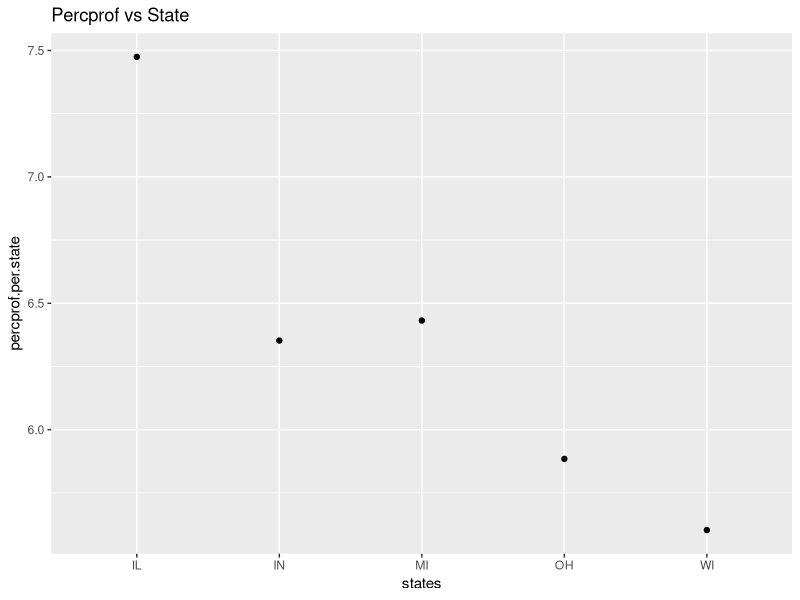
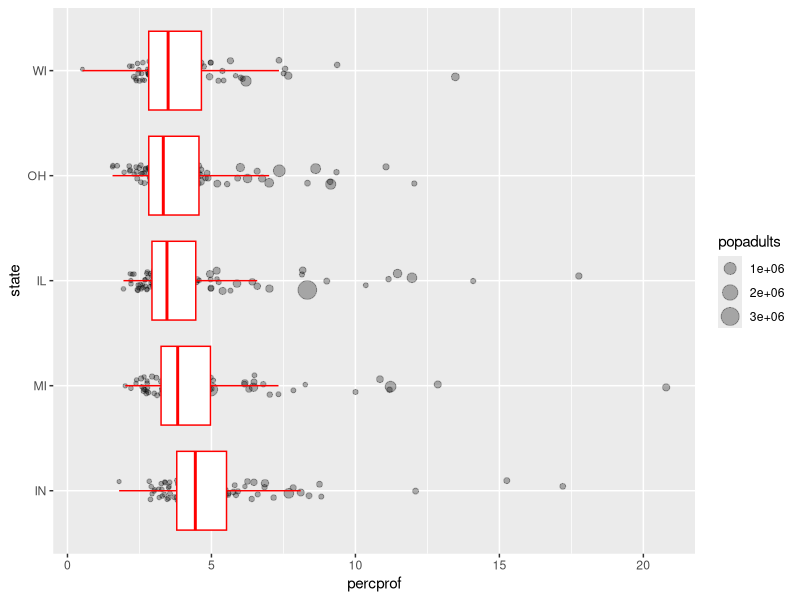
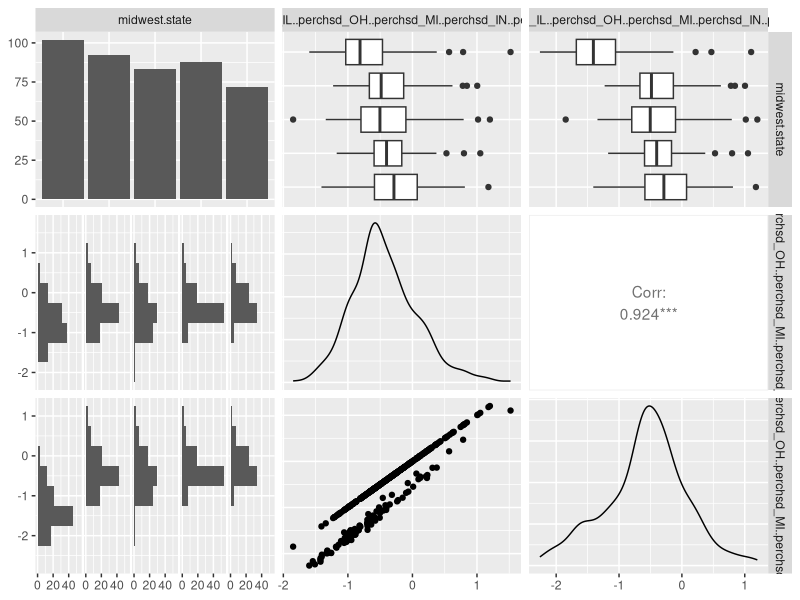
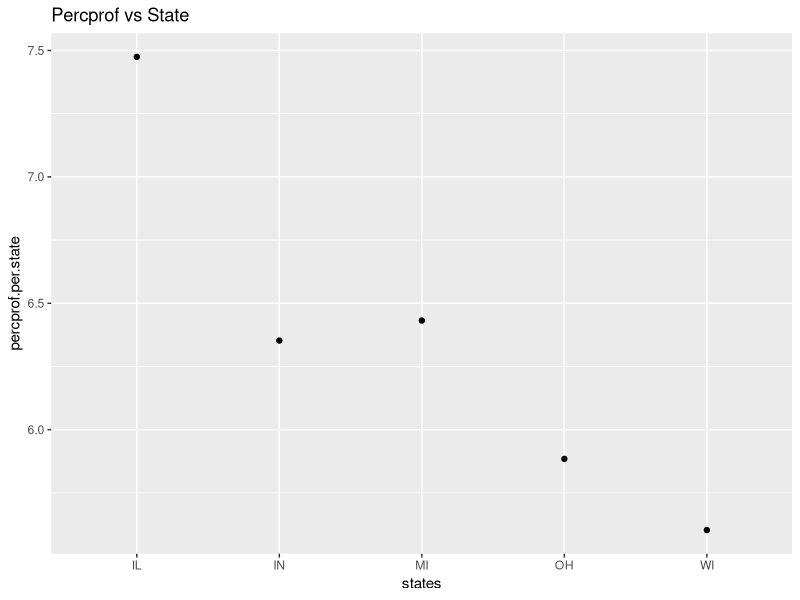
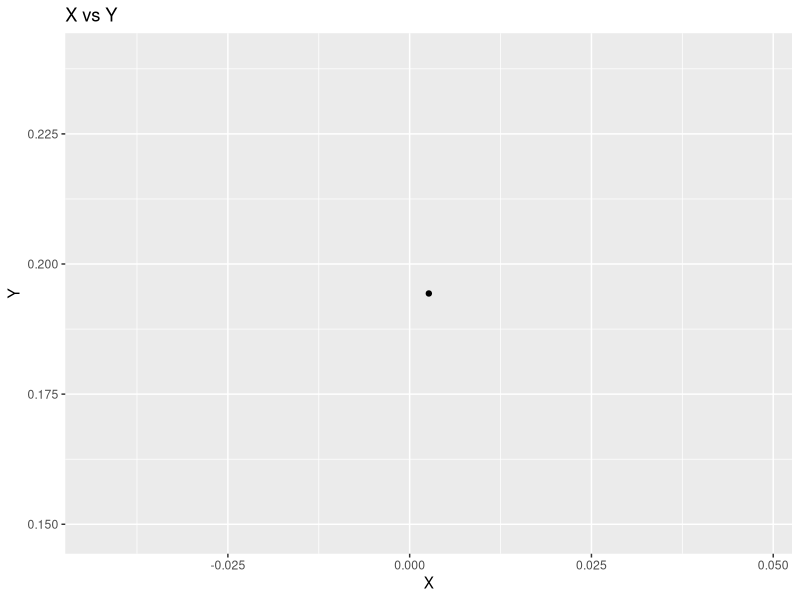
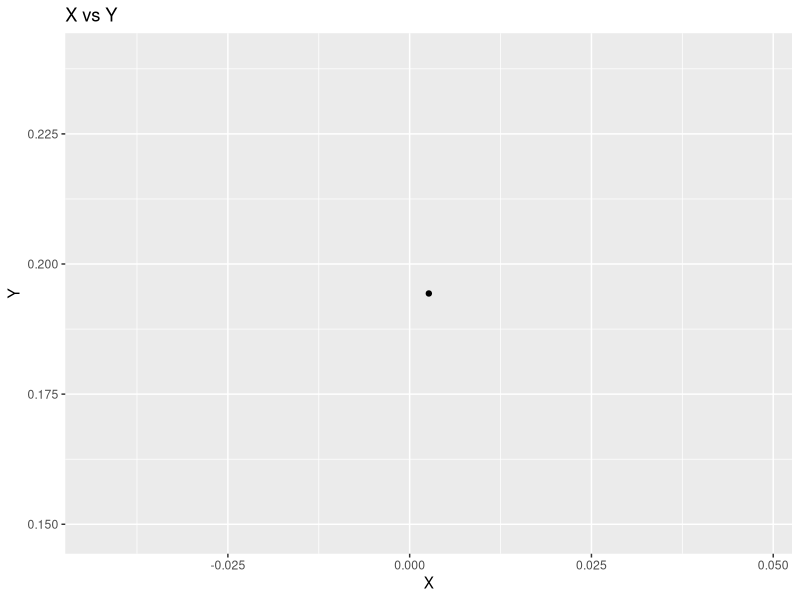
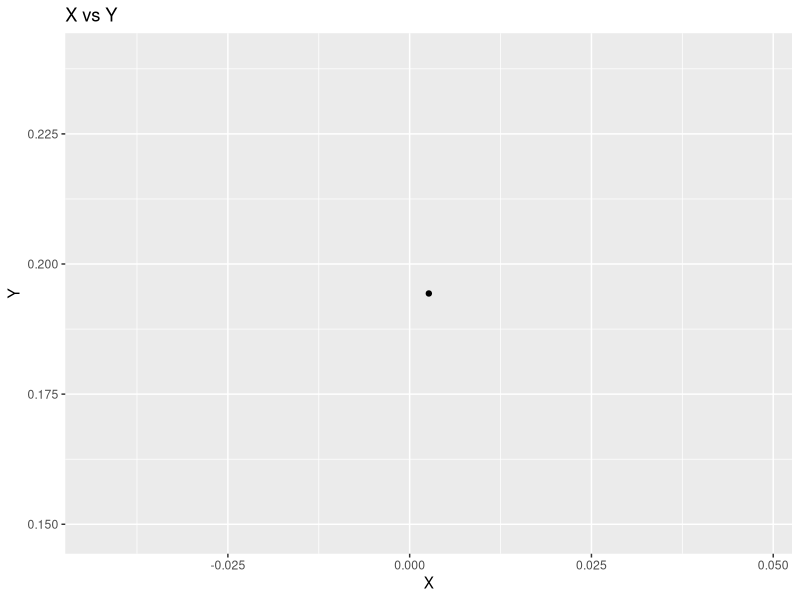
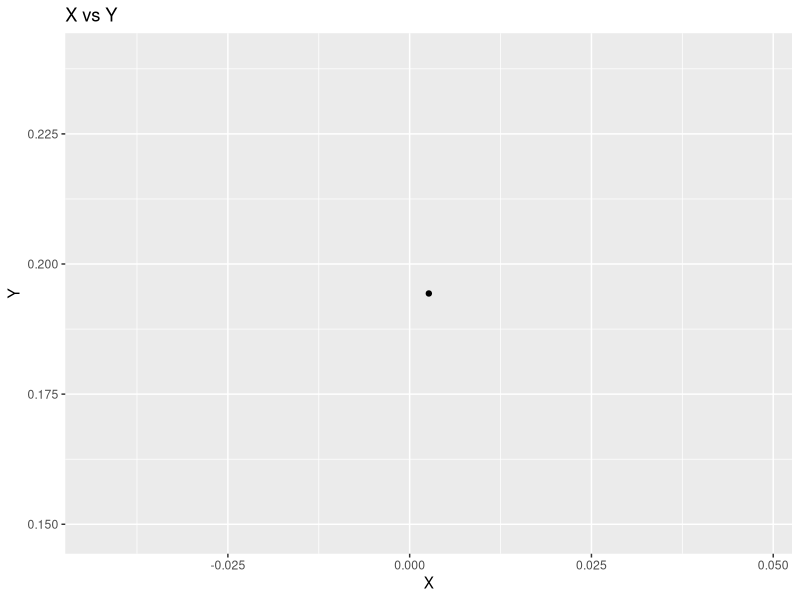

The R script that drew these images, in order: (Note: this script raises an error after producing the figures.)
library(ggplot2)
data(midwest)
library(GGally)

# Handling datas ------------------------------------------------

names(midwest)
summary(midwest)

# Relationship description between states and percentage of employments --------------------


ILLINOIS = subset(midwest, midwest$state == 'IL')
OHIO = subset(midwest, midwest$state == 'OH')
MICHIGAN = subset(midwest, midwest$state == 'MI')
INDIANA = subset(midwest, midwest$state == 'IN')
WISCONSIN = subset(midwest, midwest$state == 'WI')


perctotprof_IL = ILLINOIS$percprof * ILLINOIS$popadults/(sum(ILLINOIS$popadults))
perctotprof_OH = OHIO$percprof * OHIO$popadults/(sum(OHIO$popadults))
perctotprof_MI = MICHIGAN$percprof * MICHIGAN$popadults/(sum(MICHIGAN$popadults))
perctotprof_IN = INDIANA$percprof * INDIANA$popadults/(sum(INDIANA$popadults))
perctotprof_WI = WISCONSIN$percprof * WISCONSIN$popadults/(sum(WISCONSIN$popadults))

perctotprof_IL_1 = sum(ILLINOIS$percprof * ILLINOIS$popadults)/(sum(ILLINOIS$popadults))
perctotprof_OH_1 = sum(OHIO$percprof * OHIO$popadults)/(sum(OHIO$popadults))
perctotprof_MI_1 = sum(MICHIGAN$percprof * MICHIGAN$popadults)/(sum(MICHIGAN$popadults))
perctotprof_IN_1 = sum(INDIANA$percprof * INDIANA$popadults)/(sum(INDIANA$popadults))
perctotprof_WI_1 = sum(WISCONSIN$percprof * WISCONSIN$popadults)/(sum(WISCONSIN$popadults))

a = c('IL','OH','MI','IN','WI')
arr = c(perctotprof_IL_1,perctotprof_OH_1,perctotprof_MI_1,perctotprof_IN_1,perctotprof_WI_1)
dataframe = data.frame(states = a,percprof.per.state = arr)

qplot(x = states,
      y = percprof.per.state,
      data = dataframe,
      main = "Percprof vs State",)
ggsave('plot_question1.png',width = 5,height = 5,path = "/Users/jacquelineroudes/Documents/GTL_courses/Data_Visual_Analytics/Assignments/Homework2")



pertotprof_IL.median = median(perctotprof_IL)
pertotprof_OH.median = median(perctotprof_OH)
pertotprof_MI.median = median(perctotprof_MI)
pertotprof_IN.median = median(perctotprof_IN)
pertotprof_WI.median = median(perctotprof_WI)


list1 = rep(c('IL'),times = dim(ILLINOIS)[1])
d1 = data.frame(x=list1,y=c(ILLINOIS$percprof,ILLINOIS$popadults))


list2 = rep(c('OH'),times = dim(OHIO)[1])
d2 = data.frame(x=list2,y=c(OHIO$percprof,OHIO$popadults))


list3 = rep(c('MI'),times = dim(MICHIGAN)[1])
d3 = data.frame(x=list3,y=c(MICHIGAN$percprof,MICHIGAN$popadults))


list4 = rep(c('IN'),times =dim(INDIANA)[1])
d4 = data.frame(x=list4,y=c(INDIANA$percprof,INDIANA$popadults))


list5 = rep(c('WI'),times = dim(WISCONSIN)[1])
d5 = data.frame(x=list5,y=c(WISCONSIN$percprof,WISCONSIN$popadults))

data <- rbind(d1,d2,d3,d4,d5)

p <- ggplot(midwest, aes(reorder(state, -percprof, mean), percprof))
p1 <- p + geom_point(position = position_jitter(width = 0.1),aes(size=popadults), alpha = 0.3)
p1 + geom_boxplot(outlier.colour = NA, color = 'red') +
  coord_flip() +
  scale_x_discrete("state")

# Relationship description between states, percentage of people with a high school diploma and the percentage of college educated population--------------------

perchsd_IL = log10(ILLINOIS$perchsd * ILLINOIS$popadults/(sum(ILLINOIS$popadults)))
perchsd_OH = log10(OHIO$perchsd * OHIO$popadults/(sum(OHIO$popadults)))
perchsd_MI = log10(MICHIGAN$perchsd * MICHIGAN$popadults/(sum(MICHIGAN$popadults)))
perchsd_IN = log10(INDIANA$perchsd * INDIANA$popadults/(sum(INDIANA$popadults)))
perchsd_WI = log10(WISCONSIN$perchsd * WISCONSIN$popadults/(sum(WISCONSIN$popadults)))

percollege_IL = log10(ILLINOIS$percollege * ILLINOIS$popadults/(sum(ILLINOIS$popadults)))
percollege_OH = log10(OHIO$percollege * OHIO$popadults/(sum(OHIO$popadults)))
percollege_MI = log10(MICHIGAN$percollege * MICHIGAN$popadults/(sum(MICHIGAN$popadults)))
percollege_IN = log10(INDIANA$percollege * INDIANA$popadults/(sum(INDIANA$popadults)))
percollege_WI = log10(WISCONSIN$percollege * WISCONSIN$popadults/(sum(WISCONSIN$popadults)))

data2 = data.frame(midwest$state,c(perchsd_IL,perchsd_OH,perchsd_MI,perchsd_IN,perchsd_WI),
                   c(percollege_IL,perchsd_OH,perchsd_MI,perchsd_IN,perchsd_WI))
ggpairs(data2, 1:3, lower = list(combo = wrap("facethist", binwidth = 0.5)))


# Random Scatterplot-----------------------------------------------------------------

pdf = c()
ps = c()
png = c()
jpg = c()
N = 100000
for (i in seq(1,N, by = 500)){
  X = runif(i, min = 0, max = 1)
  Y = runif(i, min = 0, max = 1)
  qplot(x = X,
        y = Y,
        main = "X vs Y")
  ggsave("last_plot.ps",width = 5,height = 5)
  s_ps = file.info('last_plot.ps')
  ps = c(ps,s_ps[1])
  ggsave("last_plot.png",width = 5,height = 5)
  s_png = file.info('last_plot.png')
  png = c(png,s_png[1])
  ggsave("last_plot.pdf",width = 5,height = 5)
  s_pdf = file.info('last_plot.pdf')
  pdf = c(pdf,s_pdf[1])
  ggsave("last_plot.jpeg",width = 5,height = 5)
  s_jpeg = file.info('last_plot.jpeg')
  jpg = c(jpg,s_jpeg[1])
}

# Plot -------------------------------

x_grid = seq(1,N, by = 500)
R = stack(list('format = ps' = ps,
               'format = png' = png,
               'format = pdf' = pdf,
               'format = jpeg' = jpg))
names(R) = c("y", "format");
R$x = x_grid
qplot(x,
      y,
      color = format,
      lty = format,
      geom = "line",
      data = R,
      main = "File size for different formats",
      xlab = "N",
      ylab = "Size in bytes")


# Relationship inside Diamonds dataset-----------------------

data("diamonds")

ggplot(diamonds ,aes(x = color)) +
  geom_bar() +
  ggtitle(label = "Bar chart of color in diamonds dataset")
ggsave("bar_chart_color.png",width = 5,height = 5,path = 
         "/Users/jacquelineroudes/Documents/GTL_courses/Data_Visual_Analytics/Assignments/Homework2")

ggplot(diamonds ,aes(x = carat)) +
  geom_histogram(binwidth = .2) +
  ggtitle(label = "Histogram of carat in diamonds dataset")
ggsave("histogram_carat.png",width = 5,height = 5,path = 
         "/Users/jacquelineroudes/Documents/GTL_courses/Data_Visual_Analytics/Assignments/Homework2")

ggplot(diamonds, aes(x = price, y = ..density..)) +
  geom_histogram(binwidth = 1000) +
  geom_density(size = .5, color = "red")+
  ggtitle(label = "Histogram of price in diamonds dataset")
ggsave("histogram_price.png",width = 5,height = 5,path = 
         "/Users/jacquelineroudes/Documents/GTL_courses/Data_Visual_Analytics/Assignments/Homework2")

# Pairplot ----------------

data = data.frame(diamonds$color,diamonds$price,diamonds$carat)
ggpairs(data)
ggsave("pairplot.png",width = 30,height = 30,path = 
         "/Users/jacquelineroudes/Documents/GTL_courses/Data_Visual_Analytics/Assignments/Homework2")

qplot(x = carat,
      y = price,
      data = diamonds,
      color = color,
      main = "Price by Carat")

ggsave("pricebycarat.png",width = 5,height = 5,path = 
         "/Users/jacquelineroudes/Documents/GTL_courses/Data_Visual_Analytics/Assignments/Homework2")



